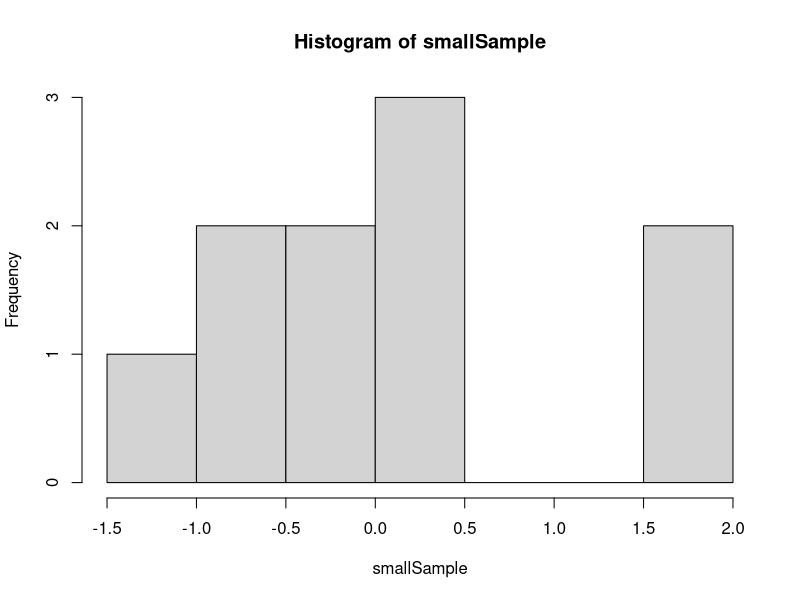
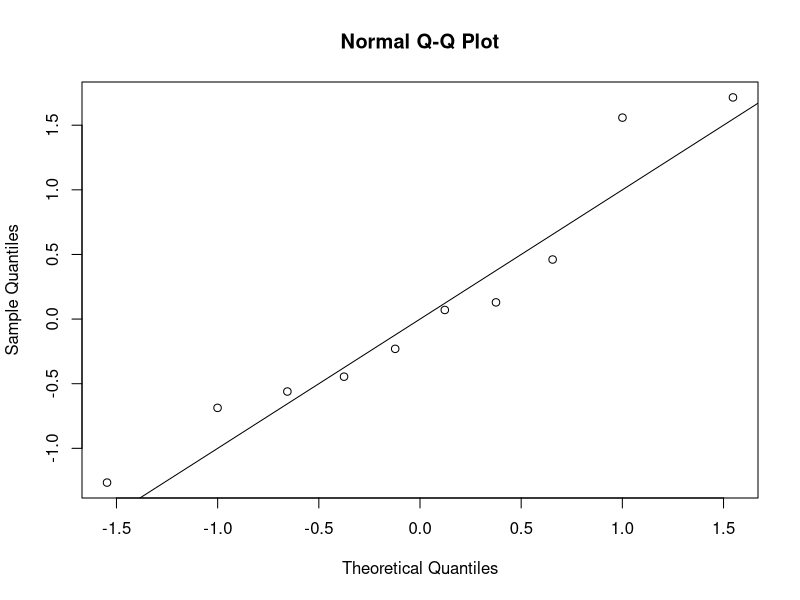
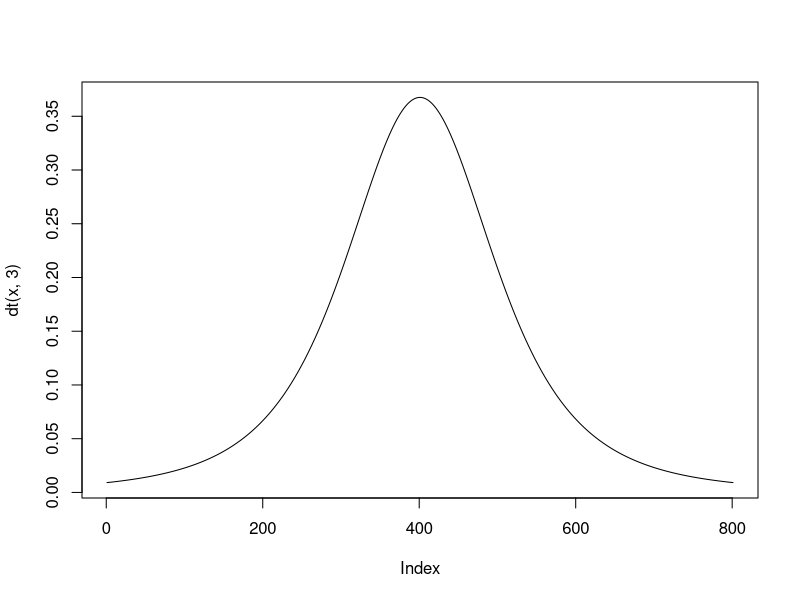
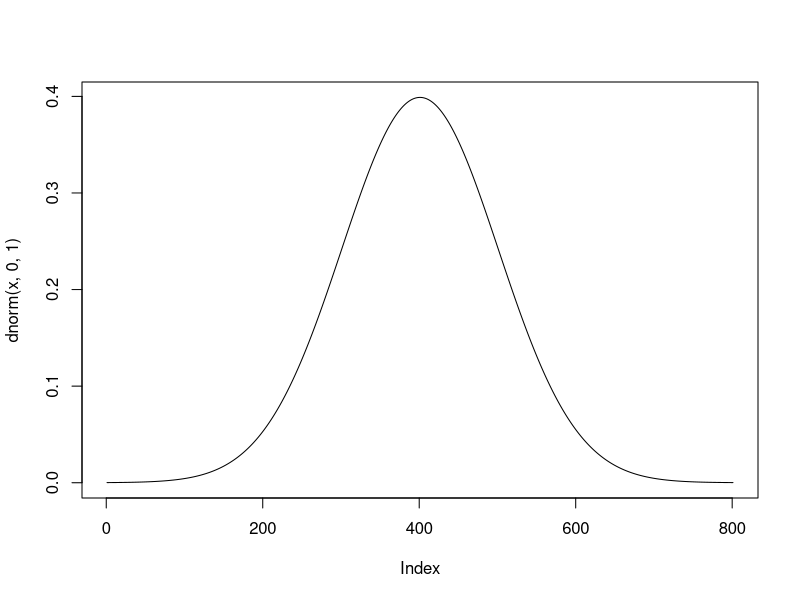

Here is the R script that generated these plots, in order:
#This is excersice 1 of the class.
#1
set.seed(123)
smallSample = (rnorm(10,0,1))
hist(smallSample)
qqnorm(smallSample)
abline(0,1)
#surprisingly, this does look rather normal! or at least the qqplot says so. The histogram does not look normal, more uniform if anything.

#2
x = seq(-4,4,.01)
plot(dt(x,3),type='l')
plot(dnorm(x,0,1),type='l')
